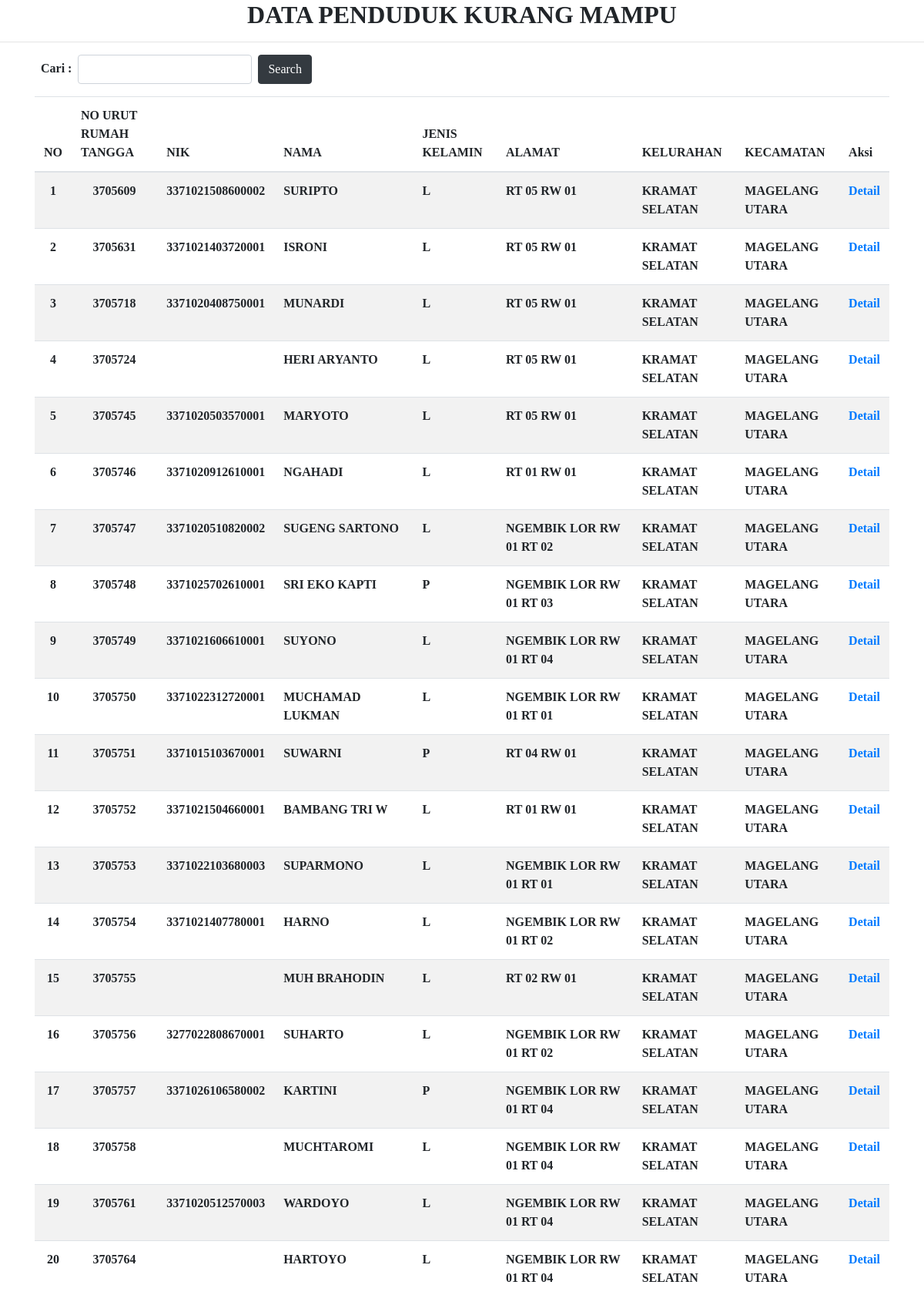
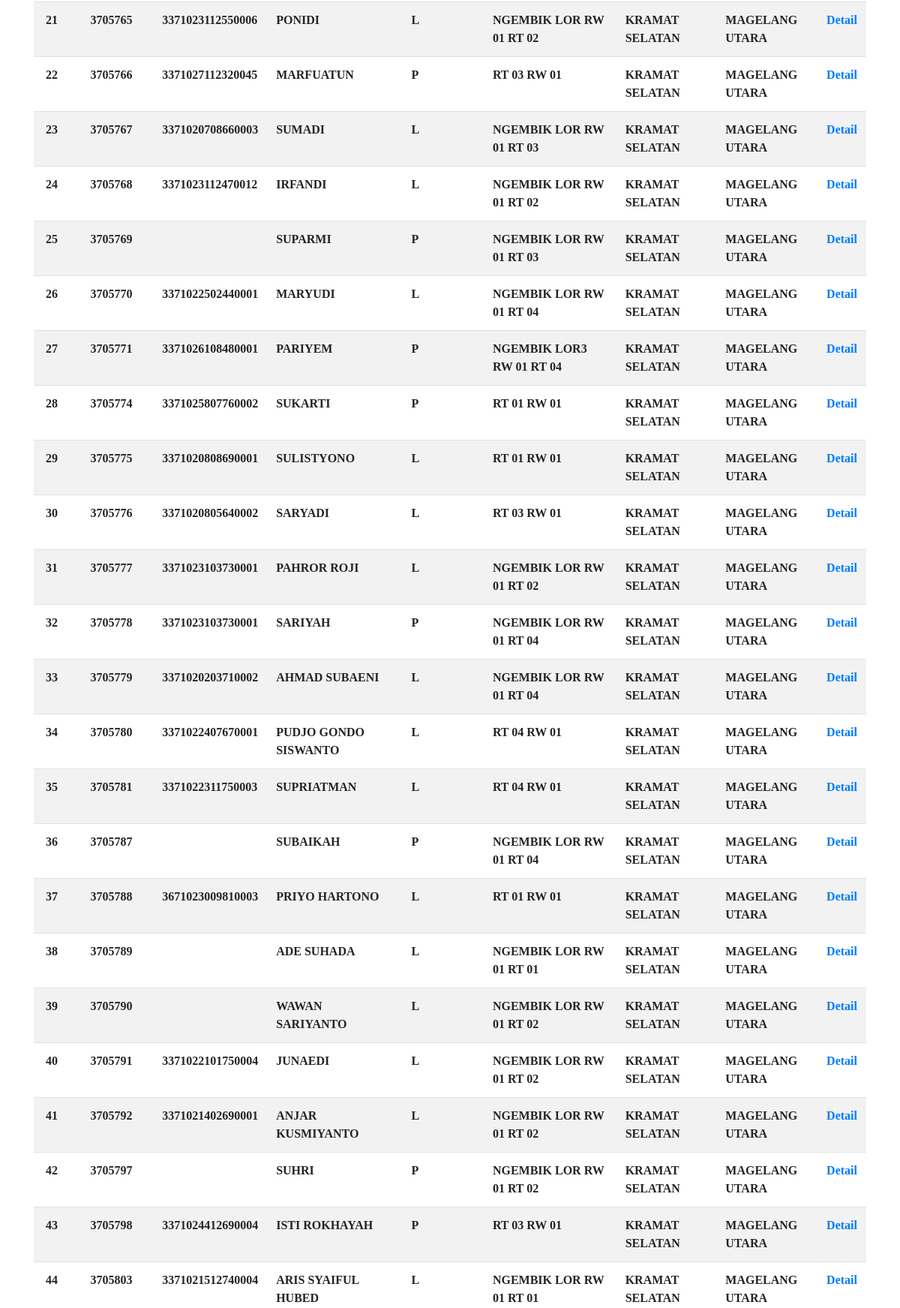
The page /penduduk.php (upper part) on the database its author committed (2 pictures, top to bottom).
### tables this page shows
CREATE TABLE `bdt` (
  `no` int(5) NOT NULL,
  `no_urut_rt` int(10) NOT NULL,
  `nik` varchar(20) NOT NULL,
  `nama` varchar(50) NOT NULL,
  `jk` varchar(1) NOT NULL,
  `alamat` varchar(100) NOT NULL,
  `kel` varchar(100) NOT NULL,
  `kec` varchar(100) NOT NULL,
  `kota` varchar(100) NOT NULL,
  `prov` varchar(100) NOT NULL,
  `lokasi` text NOT NULL,
  `klik` timestamp NOT NULL DEFAULT CURRENT_TIMESTAMP ON UPDATE CURRENT_TIMESTAMP
);

### penduduk.php (the view, shortened to what this page needs)
<!DOCTYPE html>
<html>
	<head> <title>Tampil Data Penduduk</title>
	<link href="style.css" rel="stylesheet" type="text/css">
    <link href="bs/bootstrap.min.css" rel="stylesheet" type="text/css">
	</head>
	<body>
	<fieldset><font face="Century Gothic"><b>
	 <h2 class="FONT"><center><b>DATA PENDUDUK KURANG MAMPU</b></center></h2>
        <hr/>
		<form class="form-inline" method="get" action="cari_penduduk.php">
			<p class="container" align="left">
            &nbsp; Cari : &nbsp;<input class="form-control" type="text" name="q">&nbsp; <button class="btn btn-dark" type="submit">Search</button>
    		</p>
        </form>
		<form  method="post">
		<div class="container">
		<table class="table table-striped">
				<thead><tr><th>NO</th><th>NO URUT RUMAH TANGGA</th> <th>NIK</th> <th>NAMA</th> <th>JENIS KELAMIN</th> <th>ALAMAT</th> <th>KELURAHAN</th> <th>KECAMATAN</th>  <th>Aksi</th></tr></thead>
				<tbody>
				<?php
				$sql = "SELECT no_urut_rt, nik,  nama, jk, alamat, kel, kec from bdt";
				$result = mysql_query($sql) or die("test Invalid query: " .mysql_error());
				$no=0;
			while ($row = mysql_fetch_array($result))
			{ $no++; ?>
				<tr>
					<td align="center" > <?php echo $no;?> </td>
					<td align="center" > <?php echo $row['no_urut_rt'];?> </td>
					<td align="left" > <?php echo $row['nik'];?> </td>
					<td align="left" > <?php echo $row['nama'];?> </td>
					<td align="left" > <?php echo $row['jk'];?> </td>
					<td align="left" > <?php echo $row['alamat'];?> </td>
					<td align="left" > <?php echo $row['kel'];?> </td>
					<td align="left" > <?php echo $row['kec'];?> </td>
					<td><a href="detail.php?id=<?php echo $row['no_urut_rt'];?>"> Detail </a>
				</tr>
			<?php
			}
			?>
			</tbody>
		</table>
		</div>
	</body>
</html>

### rows shown on the page
bdt: no_urut_rt "3705609", nik "3371021508600002", nama "SURIPTO", jk "L", alamat "RT 05 RW 01", kel "KRAMAT SELATAN", kec "MAGELANG UTARA"
bdt: no_urut_rt "3705631", nik "3371021403720001", nama "ISRONI", jk "L", alamat "RT 05 RW 01", kel "KRAMAT SELATAN", kec "MAGELANG UTARA"
bdt: no_urut_rt "3705718", nik "3371020408750001", nama "MUNARDI", jk "L", alamat "RT 05 RW 01", kel "KRAMAT SELATAN", kec "MAGELANG UTARA"
bdt: no_urut_rt "3705724", nama "HERI ARYANTO", jk "L", alamat "RT 05 RW 01", kel "KRAMAT SELATAN", kec "MAGELANG UTARA"
bdt: no_urut_rt "3705745", nik "3371020503570001", nama "MARYOTO", jk "L", alamat "RT 05 RW 01", kel "KRAMAT SELATAN", kec "MAGELANG UTARA"
bdt: no_urut_rt "3705746", nik "3371020912610001", nama "NGAHADI", jk "L", alamat "RT 01 RW 01", kel "KRAMAT SELATAN", kec "MAGELANG UTARA"
bdt: no_urut_rt "3705747", nik "3371020510820002", nama "SUGENG SARTONO", jk "L", alamat "NGEMBIK LOR RW 01 RT 02", kel "KRAMAT SELATAN", kec "MAGELANG UTARA"
bdt: no_urut_rt "3705748", nik "3371025702610001", nama "SRI EKO KAPTI", jk "P", alamat "NGEMBIK LOR RW 01 RT 03", kel "KRAMAT SELATAN", kec "MAGELANG UTARA"
bdt: no_urut_rt "3705749", nik "3371021606610001", nama "SUYONO", jk "L", alamat "NGEMBIK LOR RW 01 RT 04", kel "KRAMAT SELATAN", kec "MAGELANG UTARA"
bdt: no_urut_rt "3705750", nik "3371022312720001", nama "MUCHAMAD LUKMAN", jk "L", alamat "NGEMBIK LOR RW 01 RT 01", kel "KRAMAT SELATAN", kec "MAGELANG UTARA"
bdt: no_urut_rt "3705751", nik "3371015103670001", nama "SUWARNI", jk "P", alamat "RT 04 RW 01", kel "KRAMAT SELATAN", kec "MAGELANG UTARA"
bdt: no_urut_rt "3705752", nik "3371021504660001", nama "BAMBANG TRI W", jk "L", alamat "RT 01 RW 01", kel "KRAMAT SELATAN", kec "MAGELANG UTARA"
bdt: no_urut_rt "3705753", nik "3371022103680003", nama "SUPARMONO", jk "L", alamat "NGEMBIK LOR RW 01 RT 01", kel "KRAMAT SELATAN", kec "MAGELANG UTARA"
bdt: no_urut_rt "3705754", nik "3371021407780001", nama "HARNO", jk "L", alamat "NGEMBIK LOR RW 01 RT 02", kel "KRAMAT SELATAN", kec "MAGELANG UTARA"
bdt: no_urut_rt "3705755", nama "MUH BRAHODIN", jk "L", alamat "RT 02 RW 01", kel "KRAMAT SELATAN", kec "MAGELANG UTARA"
bdt: no_urut_rt "3705756", nik "3277022808670001", nama "SUHARTO", jk "L", alamat "NGEMBIK LOR RW 01 RT 02", kel "KRAMAT SELATAN", kec "MAGELANG UTARA"
bdt: no_urut_rt "3705757", nik "3371026106580002", nama "KARTINI", jk "P", alamat "NGEMBIK LOR RW 01 RT 04", kel "KRAMAT SELATAN", kec "MAGELANG UTARA"
bdt: no_urut_rt "3705758", nama "MUCHTAROMI", jk "L", alamat "NGEMBIK LOR RW 01 RT 04", kel "KRAMAT SELATAN", kec "MAGELANG UTARA"
bdt: no_urut_rt "3705761", nik "3371020512570003", nama "WARDOYO", jk "L", alamat "NGEMBIK LOR RW 01 RT 04", kel "KRAMAT SELATAN", kec "MAGELANG UTARA"
bdt: no_urut_rt "3705764", nama "HARTOYO", jk "L", alamat "NGEMBIK LOR RW 01 RT 04", kel "KRAMAT SELATAN", kec "MAGELANG UTARA"
bdt: no_urut_rt "3705765", nik "3371023112550006", nama "PONIDI", jk "L", alamat "NGEMBIK LOR RW 01 RT 02", kel "KRAMAT SELATAN", kec "MAGELANG UTARA"
bdt: no_urut_rt "3705766", nik "3371027112320045", nama "MARFUATUN", jk "P", alamat "RT 03 RW 01", kel "KRAMAT SELATAN", kec "MAGELANG UTARA"
bdt: no_urut_rt "3705767", nik "3371020708660003", nama "SUMADI", jk "L", alamat "NGEMBIK LOR RW 01 RT 03", kel "KRAMAT SELATAN", kec "MAGELANG UTARA"
bdt: no_urut_rt "3705768", nik "3371023112470012", nama "IRFANDI", jk "L", alamat "NGEMBIK LOR RW 01 RT 02", kel "KRAMAT SELATAN", kec "MAGELANG UTARA"
bdt: no_urut_rt "3705769", nama "SUPARMI", jk "P", alamat "NGEMBIK LOR RW 01 RT 03", kel "KRAMAT SELATAN", kec "MAGELANG UTARA"
bdt: no_urut_rt "3705770", nik "3371022502440001", nama "MARYUDI", jk "L", alamat "NGEMBIK LOR RW 01 RT 04", kel "KRAMAT SELATAN", kec "MAGELANG UTARA"
bdt: no_urut_rt "3705771", nik "3371026108480001", nama "PARIYEM", jk "P", alamat "NGEMBIK LOR3 RW 01 RT 04", kel "KRAMAT SELATAN", kec "MAGELANG UTARA"
bdt: no_urut_rt "3705774", nik "3371025807760002", nama "SUKARTI", jk "P", alamat "RT 01 RW 01", kel "KRAMAT SELATAN", kec "MAGELANG UTARA"
bdt: no_urut_rt "3705775", nik "3371020808690001", nama "SULISTYONO", jk "L", alamat "RT 01 RW 01", kel "KRAMAT SELATAN", kec "MAGELANG UTARA"
bdt: no_urut_rt "3705776", nik "3371020805640002", nama "SARYADI", jk "L", alamat "RT 03 RW 01", kel "KRAMAT SELATAN", kec "MAGELANG UTARA"
bdt: no_urut_rt "3705777", nik "3371023103730001", nama "PAHROR ROJI", jk "L", alamat "NGEMBIK LOR RW 01 RT 02", kel "KRAMAT SELATAN", kec "MAGELANG UTARA"
bdt: no_urut_rt "3705778", nik "3371023103730001", nama "SARIYAH", jk "P", alamat "NGEMBIK LOR RW 01 RT 04", kel "KRAMAT SELATAN", kec "MAGELANG UTARA"
bdt: no_urut_rt "3705779", nik "3371020203710002", nama "AHMAD SUBAENI", jk "L", alamat "NGEMBIK LOR RW 01 RT 04", kel "KRAMAT SELATAN", kec "MAGELANG UTARA"
bdt: no_urut_rt "3705780", nik "3371022407670001", nama "PUDJO GONDO SISWANTO", jk "L", alamat "RT 04 RW 01", kel "KRAMAT SELATAN", kec "MAGELANG UTARA"
bdt: no_urut_rt "3705781", nik "3371022311750003", nama "SUPRIATMAN", jk "L", alamat "RT 04 RW 01", kel "KRAMAT SELATAN", kec "MAGELANG UTARA"
bdt: no_urut_rt "3705787", nama "SUBAIKAH", jk "P", alamat "NGEMBIK LOR RW 01 RT 04", kel "KRAMAT SELATAN", kec "MAGELANG UTARA"
bdt: no_urut_rt "3705788", nik "3671023009810003", nama "PRIYO HARTONO", jk "L", alamat "RT 01 RW 01", kel "KRAMAT SELATAN", kec "MAGELANG UTARA"
bdt: no_urut_rt "3705789", nama "ADE SUHADA", jk "L", alamat "NGEMBIK LOR RW 01 RT 01", kel "KRAMAT SELATAN", kec "MAGELANG UTARA"
bdt: no_urut_rt "3705790", nama "WAWAN SARIYANTO", jk "L", alamat "NGEMBIK LOR RW 01 RT 02", kel "KRAMAT SELATAN", kec "MAGELANG UTARA"
bdt: no_urut_rt "3705791", nik "3371022101750004", nama "JUNAEDI", jk "L", alamat "NGEMBIK LOR RW 01 RT 02", kel "KRAMAT SELATAN", kec "MAGELANG UTARA"
bdt: no_urut_rt "3705792", nik "3371021402690001", nama "ANJAR KUSMIYANTO", jk "L", alamat "NGEMBIK LOR RW 01 RT 02", kel "KRAMAT SELATAN", kec "MAGELANG UTARA"
bdt: no_urut_rt "3705797", nama "SUHRI", jk "P", alamat "NGEMBIK LOR RW 01 RT 02", kel "KRAMAT SELATAN", kec "MAGELANG UTARA"
bdt: no_urut_rt "3705798", nik "3371024412690004", nama "ISTI ROKHAYAH", jk "P", alamat "RT 03 RW 01", kel "KRAMAT SELATAN", kec "MAGELANG UTARA"
bdt: no_urut_rt "3705803", nik "3371021512740004", nama "ARIS SYAIFUL HUBED", jk "L", alamat "NGEMBIK LOR RW 01 RT 01", kel "KRAMAT SELATAN", kec "MAGELANG UTARA"
